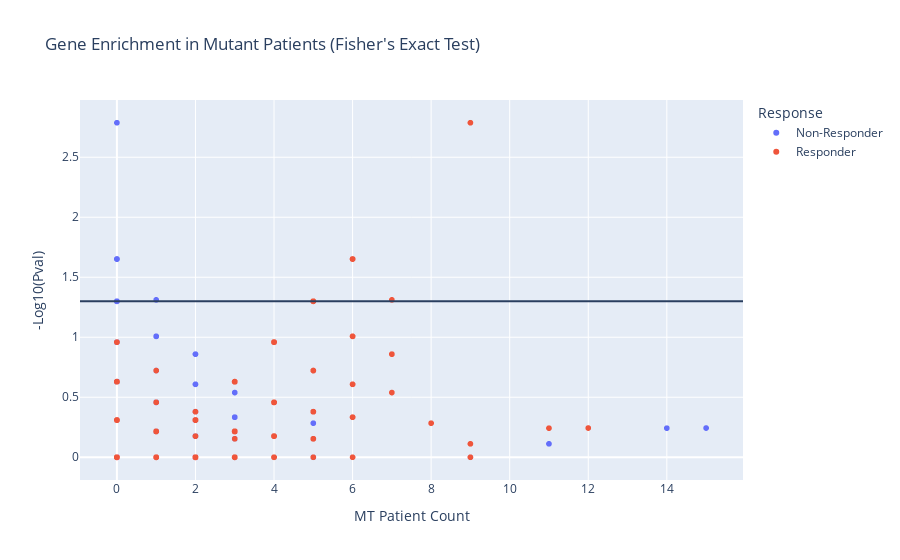

Notebook cell for this chart:
### Code cell
# Make scatterplot of association between MT patient count vs. Fisher's results using plotly
import plotly.express as px

melt_mt_df = melt_df[melt_df['Gene_Type']=='MT']
fig = px.scatter(melt_mt_df, x='Count', y='-Log10(Pval)', color='Response', hover_data=['Hugo_Symbol', 'P-value', 'Sig_Enrichment'], \
    labels={'Count':'MT Patient Count'}, title="Gene Enrichment in Mutant Patients (Fisher's Exact Test)")
fig.add_hline(y=-math.log10(0.05)) # pval=0.05 significance line
fig.show()

### Figure 1 — Plotly figure (JSON) as saved in the notebook; plotly's stock layout.template omitted (floating-point values rounded to 4 significant figures; data arrays with more than 128 entries replaced by an {"elided": "..."} marker saying what was removed)
{"data": [{"customdata": {"elided": "6927x3 mixed values"}, "hovertemplate": "Response=Non-Responder<br>MT Patient Count=%{x}<br>-Log10(Pval)=%{y}<br>Hugo_Symbol=%{customdata[0]}<br>P-value=%{customdata[1]}<br>Sig_Enrichment=%{customdata[2]}<extra></extra>", "legendgroup": "Non-Responder", "marker": {"color": "#636efa", "symbol": "circle"}, "mode": "markers", "name": "Non-Responder", "showlegend": true, "type": "scattergl", "x": {"elided": "6927 int values"}, "xaxis": "x", "y": {"elided": "6927 float values"}, "yaxis": "y"}, {"customdata": {"elided": "6927x3 mixed values"}, "hovertemplate": "Response=Responder<br>MT Patient Count=%{x}<br>-Log10(Pval)=%{y}<br>Hugo_Symbol=%{customdata[0]}<br>P-value=%{customdata[1]}<br>Sig_Enrichment=%{customdata[2]}<extra></extra>", "legendgroup": "Responder", "marker": {"color": "#EF553B", "symbol": "circle"}, "mode": "markers", "name": "Responder", "showlegend": true, "type": "scattergl", "x": {"elided": "6927 int values"}, "xaxis": "x", "y": {"elided": "6927 float values"}, "yaxis": "y"}], "layout": {"legend": {"title": {"text": "Response"}, "tracegroupgap": 0}, "shapes": [{"type": "line", "x0": 0, "x1": 1, "xref": "x domain", "y0": 1.301, "y1": 1.301, "yref": "y"}], "title": {"text": "Gene Enrichment in Mutant Patients (Fisher's Exact Test)"}, "xaxis": {"anchor": "y", "domain": [0, 1], "title": {"text": "MT Patient Count"}}, "yaxis": {"anchor": "x", "domain": [0, 1], "title": {"text": "-Log10(Pval)"}}}}
